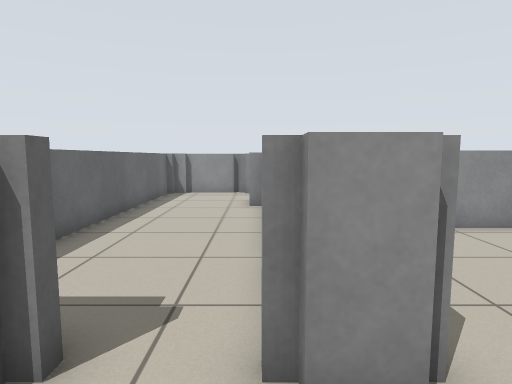
view 1 (above)

22 first-person views from a walk through a robot-simulator world made for Stage. The camera is 0.92 m above the floor, tilts 6° down and sees 75° across. Floor lines are 1 m apart. The floor is counted in squares, 0.5 m on a side. Each view is taken from the middle of a square. On the plan, view 1 faces up. The plan holds only what a view shows up to about 17 squares ahead; the rest is blank. The place goes on beyond the plan. The robots in the file are not drawn.

view 2
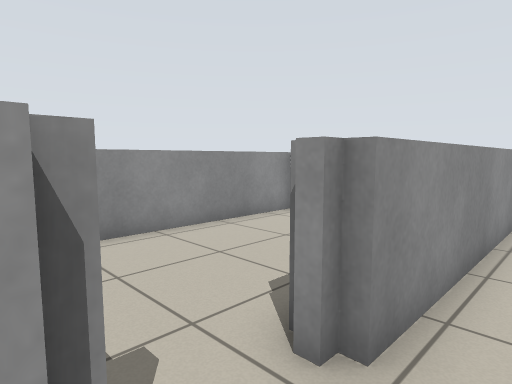

view 3
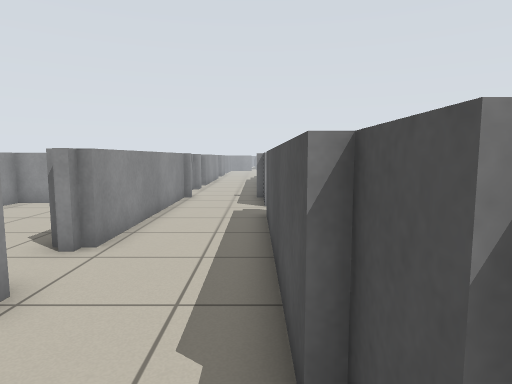

view 4
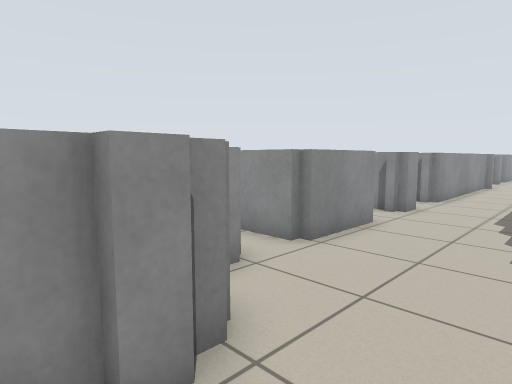

view 5
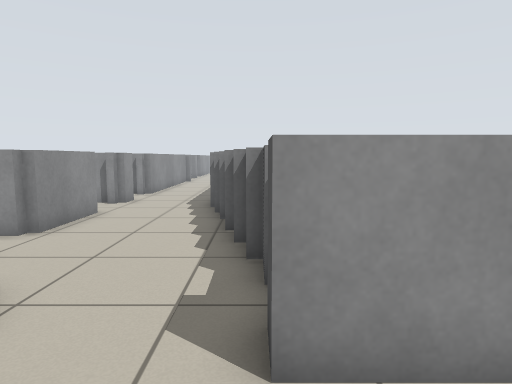

view 6
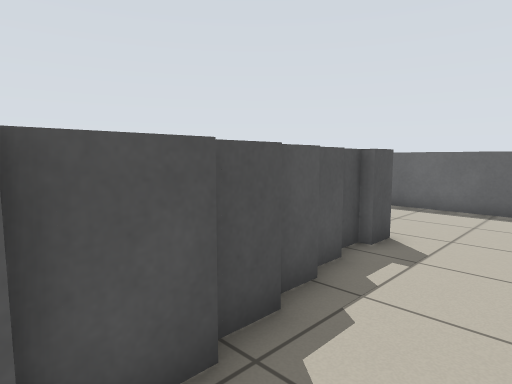

view 7
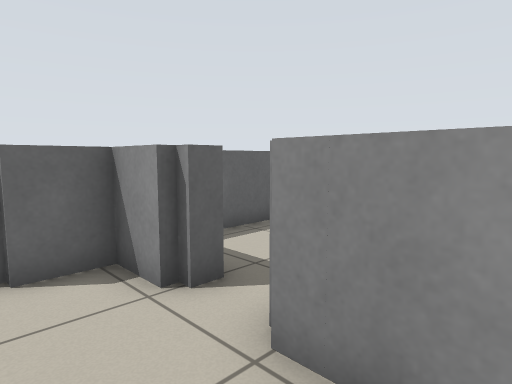

view 8
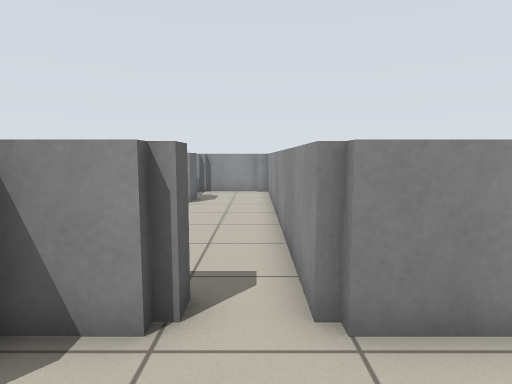

view 9
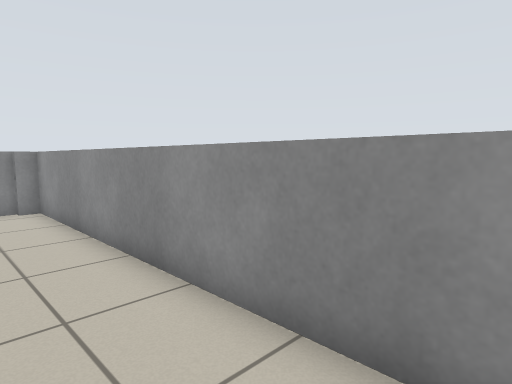

view 10
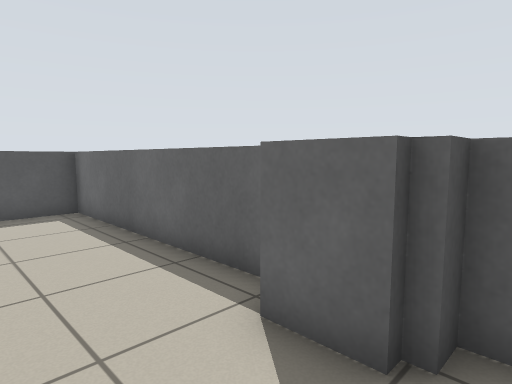

view 11
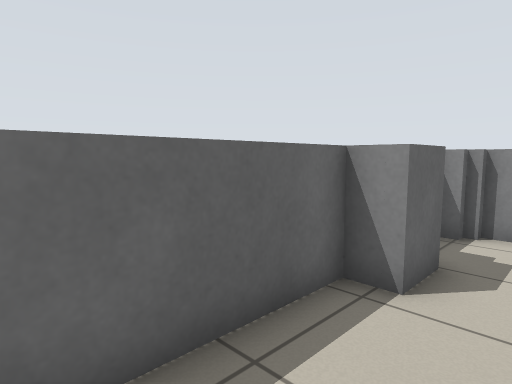

view 12
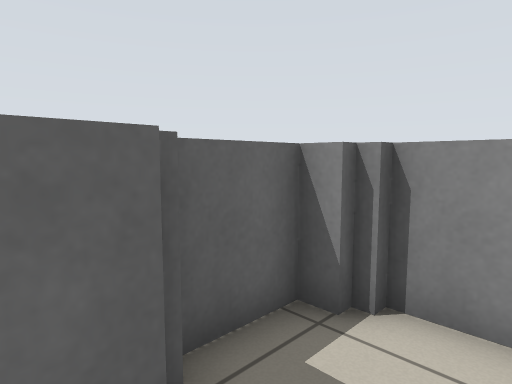

view 13
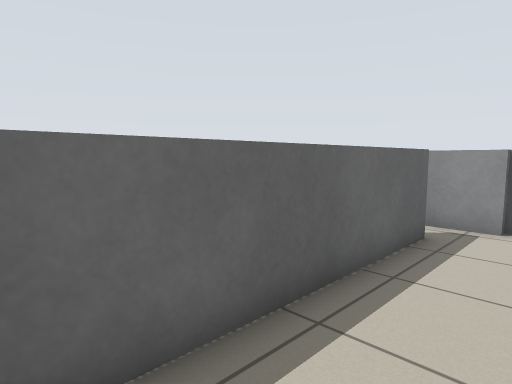

view 14
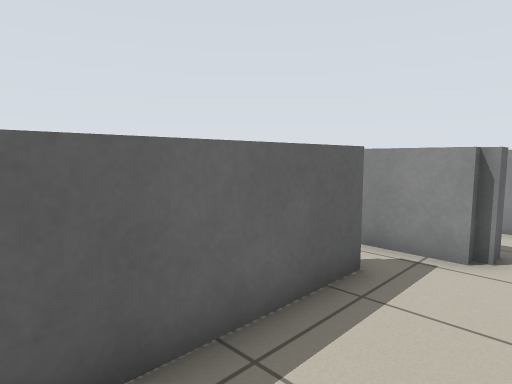

view 15
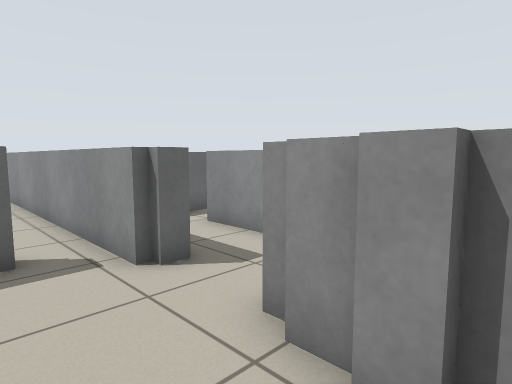

view 16
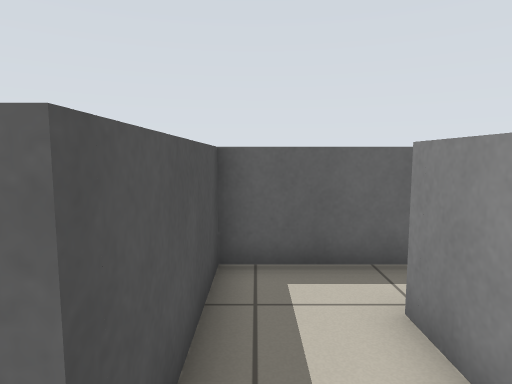

view 17
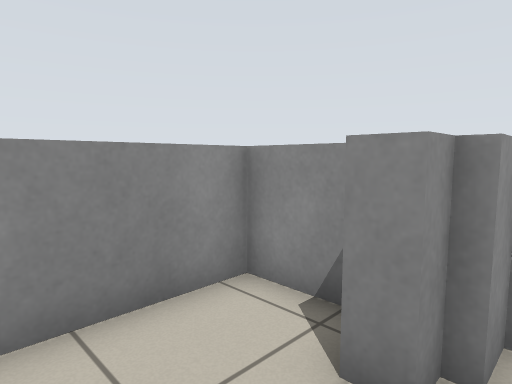

view 18
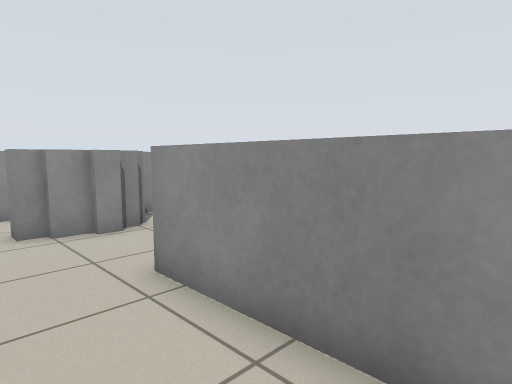

view 19
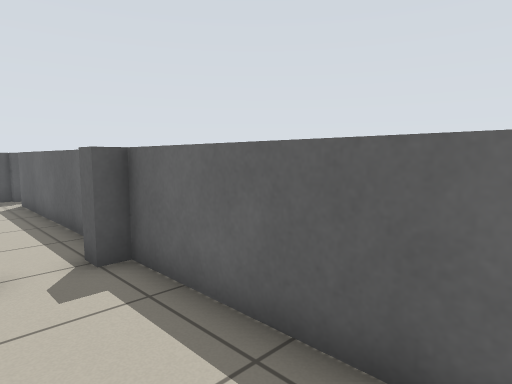

view 20
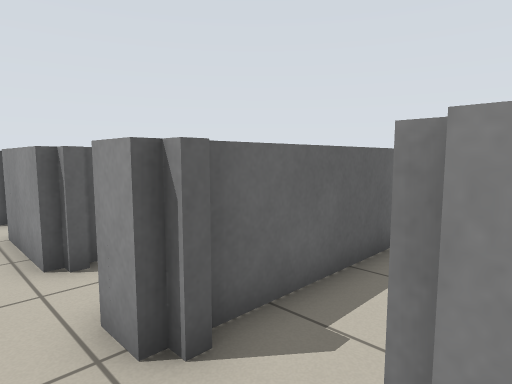

view 21
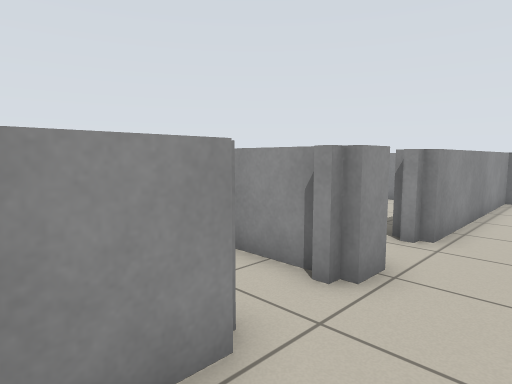

view 22
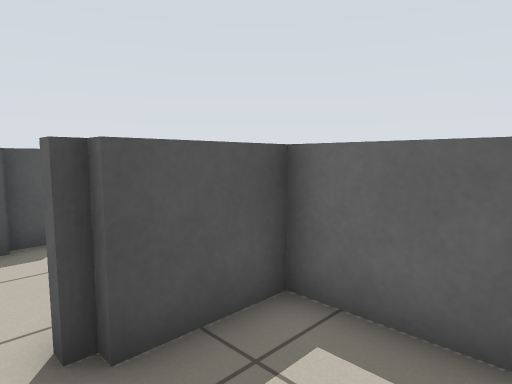

### Floor plan
Key: @ floor where view 1 was taken; # wall or solid block; . floor; = window, fence, low wall or low ledge.
Columns run from 21 left of view 1 to 14 right of it. Each row starts with its distance up from view 1.
 17            #######====
 16            #=...#=...
 15            #....#=...
 14            #=...#=...
 13            ##...#=...#
 12            #=...#=...=
 11            #....#=...=
 10            #....#=...=
  9            #....#=...=#  #######
  8            #....#=...=#   .... =
  7            #....#=...=#........=
  6            #....# ...=#........=
  5   #.       #....#=...=#........
  4   #.=#######....#=...=# ....
  3   #........###=.###=.=#=.##
  2   #........##==.====..=..==========.
  1  ######=.=###.......................
  0 =======...===........@..............
 -1    .#=..............=========..=====
 -2      #...........==###        =#
 -3      #.....===####
 -4      #.....##
 -5      #.....#
 -6      #.....#
 -7      #... .#
 -8      #...  #
 -9      #...
-10      #=.
-11      #..
-12      #..
-13      #..
-14      #..
-15      #..
-16      #.
-17      #.
-18      #.
-19      =.
-20       .
-21      #=

Where each view was taken, in squares from view 1:
view 1: 0 up, 0 right, facing up
view 2: 1 up, 1 right, facing up-right
view 3: 1 down, 3 left, facing right
view 4: 2 down, 11 left, facing up-right
view 5: 3 down, 13 left, facing right
view 6: 0 up, 3 left, facing down-left
view 7: 0 up, 3 left, facing up-left
view 8: 1 down, 6 left, facing up
view 9: 4 up, 8 left, facing up-right
view 10: 15 up, 6 left, facing down-left
view 11: 8 up, 7 left, facing up-left
view 12: 13 up, 7 left, facing up-left
view 13: 9 down, 13 left, facing up-left
view 14: 6 down, 13 left, facing up-left
view 15: 2 down, 9 left, facing up-left
view 16: 2 up, 13 left, facing left
view 17: 0 up, 14 left, facing up-right
view 18: 8 down, 13 left, facing up-right
view 19: 4 down, 13 left, facing down-left
view 20: 1 up, 4 right, facing up-left
view 21: 0 up, 4 left, facing up-right
view 22: 6 up, 1 left, facing down-left
